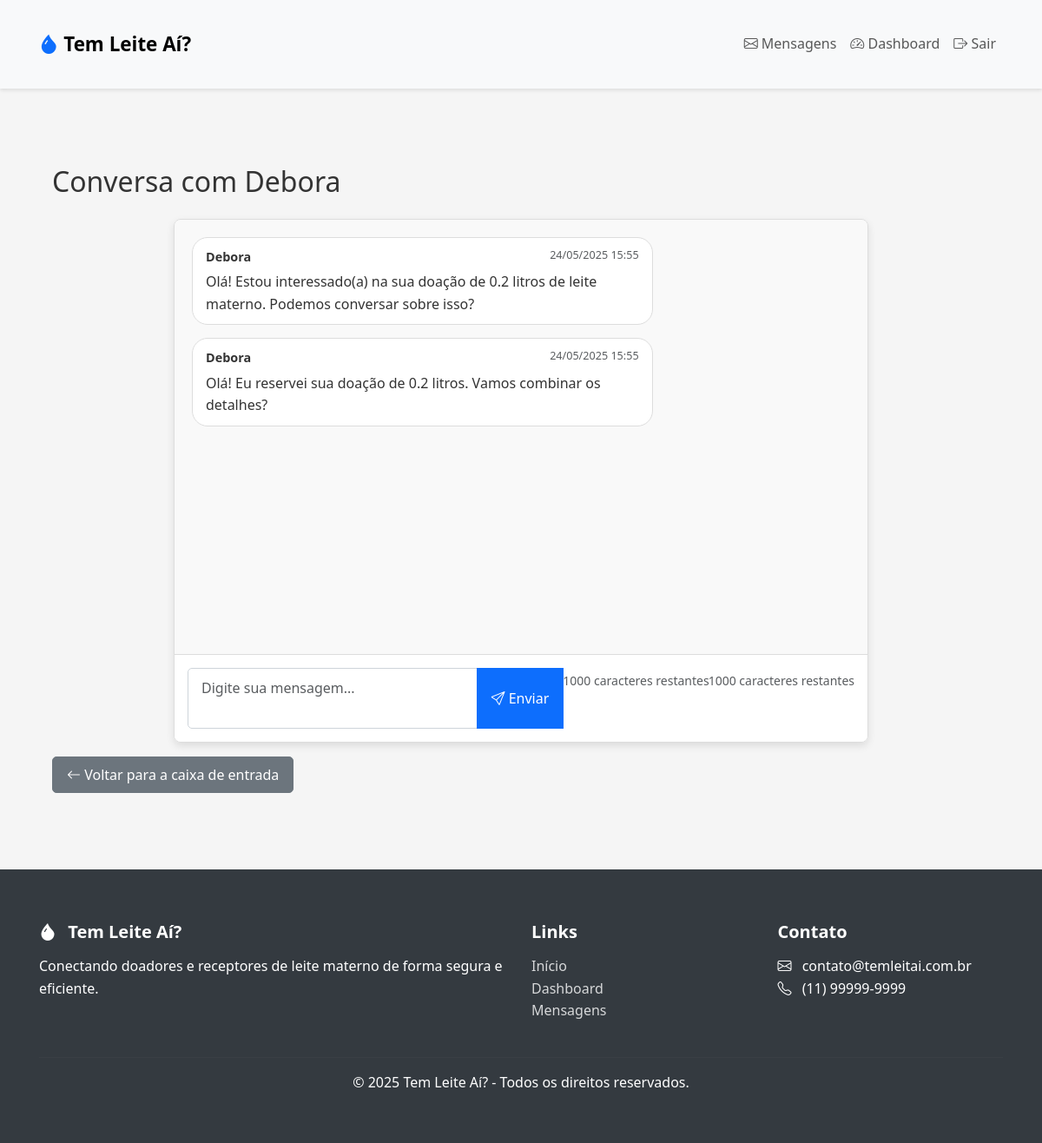
The page /chat/4 (signed in) on the database its author committed.
### app/models.py (models this page shows, shortened)
class User(db.Model, UserMixin):
    __tablename__ = 'user'  # Nome da tabela no banco de dados
    id = db.Column(db.Integer, primary_key=True)
    username = db.Column(db.String(20), unique=True, nullable=False)
    email = db.Column(db.String(120), unique=True, nullable=False)
    password = db.Column(db.String(60), nullable=False)
    tipo = db.Column(db.String(10), nullable=False)  # 'doador' ou 'receptor'
    endereco = db.Column(db.String(200), nullable=True)
    cidade = db.Column(db.String(100), nullable=True)
    estado = db.Column(db.String(50), nullable=True)
    cep = db.Column(db.String(10), nullable=True)
    latitude = db.Column(db.Float, nullable=True)
    longitude = db.Column(db.Float, nullable=True)

class Mensagem(db.Model):
    __tablename__ = 'mensagem'
    id = db.Column(db.Integer, primary_key=True)
    remetente_id = db.Column(db.Integer, db.ForeignKey('user.id'), nullable=False)
    destinatario_id = db.Column(db.Integer, db.ForeignKey('user.id'), nullable=False)
    conteudo = db.Column(db.Text, nullable=False)
    timestamp = db.Column(db.DateTime, nullable=False, default=db.func.current_timestamp())
    remetente = db.relationship('User', foreign_keys=[remetente_id], backref='mensagens_enviadas')
    destinatario = db.relationship('User', foreign_keys=[destinatario_id], backref='mensagens_recebidas')
    lida = db.Column(db.Boolean, default=False, nullable=False)

### app/routes.py (the view)
    @app.route('/chat/<int:destinatario_id>')
    @login_required
    def chat(destinatario_id):
        destinatario = User.query.get_or_404(destinatario_id)
        if current_user.tipo == destinatario.tipo:
            flash('Você só pode conversar com usuários do tipo oposto ao seu.', 'danger')
            return redirect(url_for('caixa_de_entrada'))
        Mensagem.query.filter_by(
            destinatario_id=current_user.id,
            remetente_id=destinatario_id,
            lida=False
        ).update({'lida': True})
        db.session.commit()
        mensagens = Mensagem.query.filter(
            ((Mensagem.remetente_id == current_user.id) & (Mensagem.destinatario_id == destinatario_id)) |
            ((Mensagem.remetente_id == destinatario_id) & (Mensagem.destinatario_id == current_user.id))
        ).order_by(Mensagem.timestamp.asc()).all()
        return render_template('chat.html',
                            destinatario=destinatario,
                            mensagens=mensagens)

### app/models.py (called while the page is built)
@login_manager.user_loader
def load_user(user_id):
    return User.query.get(int(user_id))

### app/templates/chat.html (shortened to what this page needs)
{% extends "base.html" %}
{% block content %}
<div class="container mt-5">
    <h2 class="mb-4">Conversa com {{ destinatario.username }}</h2>
    <div class="chat-container">
        <div class="chat-messages">
            {% for msg in mensagens %}
            <div class="message {% if msg.remetente_id == current_user.id %}sent{% else %}received{% endif %}">
                <div class="message-header">
                    <strong>{% if msg.remetente_id == current_user.id %}Você{% else %}{{ msg.remetente.username }}{% endif %}</strong>
                    <small class="text-muted">{{ msg.timestamp.strftime('%d/%m/%Y %H:%M') }}</small>
                </div>
                <div class="message-content">
                    {{ msg.conteudo }}
                </div>
            </div>
            {% endfor %}
        </div>
        <form method="POST" action="{{ url_for('enviar_mensagem', destinatario_id=destinatario.id) }}" class="chat-form">
            <div class="input-group">
                <textarea class="form-control" name="conteudo" rows="2" required placeholder="Digite sua mensagem..."></textarea>
                <button type="submit" class="btn btn-primary">
                    <i class="bi bi-send"></i> Enviar
                </button>
            </div>
        </form>
    </div>
    <div class="mt-3">
        <a href="{{ url_for('caixa_de_entrada') }}" class="btn btn-secondary">
            <i class="bi bi-arrow-left"></i> Voltar para a caixa de entrada
        </a>
    </div>
</div>
{% endblock %}

### app/static/css/main.css (style rules this page uses)
:root { --primary-color: #0d6efd; --secondary-color: #6c757d; --success-color: #198754; --danger-color: #dc3545; --light-color: #f8f9fa; --dark-color: #343a40; }
body { font-family: 'Segoe UI', Tahoma, Geneva, Verdana, sans-serif; line-height: 1.6; color: #333; background-color: #f5f5f5; }
.container { padding: 20px 15px; }
.btn { border-radius: 5px; padding: 8px 16px; font-weight: 500; transition: all 0.3s; }
.btn-primary { background-color: var(--primary-color); border-color: var(--primary-color); }
.form-control, .form-select { border-radius: 5px; padding: 10px 15px; border: 1px solid #ced4da; }
.chat-container { max-width: 800px; margin: 40px auto; border-radius: 10px; box-shadow: 0 4px 10px rgba(0, 0, 0, 0.1); overflow: hidden; }
.chat-messages { height: 500px; overflow-y: auto; padding: 20px; background-color: #f9f9f9; }
.message { margin-bottom: 15px; max-width: 70%; padding: 10px 15px; border-radius: 18px; }
.received { background-color: #fff; border: 1px solid #ddd; margin-right: auto; }
.message-header { display: flex; justify-content: space-between; margin-bottom: 5px; font-size: 0.9em; }
.message-content { word-wrap: break-word; }
.chat-form { padding: 15px; background-color: #fff; border-top: 1px solid #dee2e6; }
.chat-form textarea { resize: none; }

### app/templates/chat.html (style rules this page uses)
.chat-container { max-width: 800px; margin: 0 auto; border: 1px solid #ddd; border-radius: 8px; overflow: hidden; }
.chat-messages { height: 500px; overflow-y: auto; padding: 20px; background-color: #f9f9f9; }
.message { margin-bottom: 15px; max-width: 70%; padding: 10px 15px; border-radius: 18px; }
.received { background-color: #fff; border: 1px solid #ddd; margin-right: auto; }
.message-header { display: flex; justify-content: space-between; margin-bottom: 5px; font-size: 0.9em; }
.message-content { word-wrap: break-word; }
.chat-form { padding: 15px; background-color: #fff; border-top: 1px solid #ddd; }
.chat-form textarea { resize: none; }

### rows shown on the page
User: username "Debora"
Mensagem: remetente.username "Debora", timestamp "24/05/2025 15:55", conteudo "Olá! Estou interessado(a) na sua doação de 0.2 litros de leite materno. Podemos conversar sobre isso?"
Mensagem: remetente.username "Debora", timestamp "24/05/2025 15:55", conteudo "Olá! Eu reservei sua doação de 0.2 litros. Vamos combinar os detalhes?"
